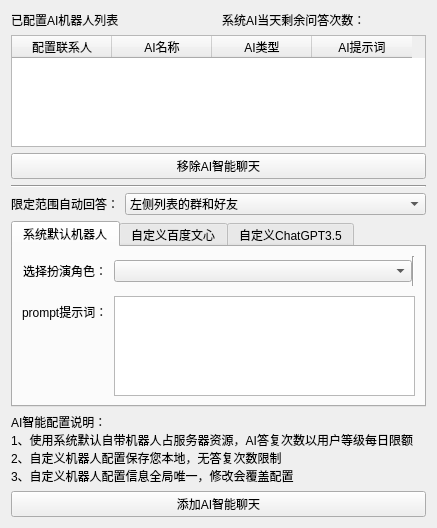
<?xml version="1.0" encoding="UTF-8"?>
<ui version="4.0">
 <class>Form</class>
 <widget class="QWidget" name="Form">
  <property name="geometry">
   <rect>
    <x>0</x>
    <y>0</y>
    <width>437</width>
    <height>528</height>
   </rect>
  </property>
  <property name="windowTitle">
   <string>Form</string>
  </property>
  <property name="autoFillBackground">
   <bool>false</bool>
  </property>
  <property name="styleSheet">
   <string notr="true"/>
  </property>
  <layout class="QVBoxLayout" name="verticalLayout_3">
   <item>
    <layout class="QVBoxLayout" name="verticalLayout" stretch="0,0,0">
     <item>
      <layout class="QHBoxLayout" name="horizontalLayout_3">
       <item>
        <widget class="QLabel" name="key_count_label">
         <property name="sizePolicy">
          <sizepolicy hsizetype="Preferred" vsizetype="Minimum">
           <horstretch>0</horstretch>
           <verstretch>0</verstretch>
          </sizepolicy>
         </property>
         <property name="styleSheet">
          <string notr="true"/>
         </property>
         <property name="text">
          <string>已配置AI机器人列表</string>
         </property>
        </widget>
       </item>
       <item>
        <widget class="QLabel" name="limit_label">
         <property name="text">
          <string>系统AI当天剩余问答次数：</string>
         </property>
        </widget>
       </item>
      </layout>
     </item>
     <item>
      <widget class="QTableWidget" name="hisTableWidget">
       <property name="sizePolicy">
        <sizepolicy hsizetype="Expanding" vsizetype="Expanding">
         <horstretch>0</horstretch>
         <verstretch>0</verstretch>
        </sizepolicy>
       </property>
       <property name="minimumSize">
        <size>
         <width>100</width>
         <height>0</height>
        </size>
       </property>
       <column>
        <property name="text">
         <string>配置联系人</string>
        </property>
       </column>
       <column>
        <property name="text">
         <string>AI名称</string>
        </property>
       </column>
       <column>
        <property name="text">
         <string>AI类型</string>
        </property>
       </column>
       <column>
        <property name="text">
         <string>AI提示词</string>
        </property>
       </column>
      </widget>
     </item>
     <item>
      <widget class="QPushButton" name="delButton">
       <property name="text">
        <string>移除AI智能聊天</string>
       </property>
      </widget>
     </item>
    </layout>
   </item>
   <item>
    <widget class="Line" name="line">
     <property name="sizePolicy">
      <sizepolicy hsizetype="Expanding" vsizetype="Fixed">
       <horstretch>0</horstretch>
       <verstretch>0</verstretch>
      </sizepolicy>
     </property>
     <property name="minimumSize">
      <size>
       <width>20</width>
       <height>2</height>
      </size>
     </property>
     <property name="styleSheet">
      <string notr="true">background-color: rgb(222, 222, 222);</string>
     </property>
     <property name="lineWidth">
      <number>1</number>
     </property>
     <property name="orientation">
      <enum>Qt::Horizontal</enum>
     </property>
    </widget>
   </item>
   <item>
    <layout class="QFormLayout" name="formLayout_2">
     <item row="0" column="0">
      <widget class="QLabel" name="label_3">
       <property name="text">
        <string>限定范围自动回答：</string>
       </property>
      </widget>
     </item>
     <item row="0" column="1">
      <widget class="QComboBox" name="range_comboBox">
       <item>
        <property name="text">
         <string>左侧列表的群和好友</string>
        </property>
       </item>
       <item>
        <property name="text">
         <string>全部群和好友</string>
        </property>
       </item>
      </widget>
     </item>
    </layout>
   </item>
   <item>
    <widget class="QTabWidget" name="tabWidget">
     <property name="currentIndex">
      <number>0</number>
     </property>
     <widget class="QWidget" name="tab_3">
      <attribute name="title">
       <string>系统默认机器人</string>
      </attribute>
      <layout class="QHBoxLayout" name="horizontalLayout">
       <item>
        <layout class="QFormLayout" name="formLayout">
         <property name="labelAlignment">
          <set>Qt::AlignCenter</set>
         </property>
         <property name="formAlignment">
          <set>Qt::AlignHCenter|Qt::AlignTop</set>
         </property>
         <property name="verticalSpacing">
          <number>10</number>
         </property>
         <item row="0" column="0">
          <widget class="QLabel" name="label_4">
           <property name="minimumSize">
            <size>
             <width>50</width>
             <height>0</height>
            </size>
           </property>
           <property name="text">
            <string>选择扮演角色：</string>
           </property>
          </widget>
         </item>
         <item row="0" column="1">
          <layout class="QHBoxLayout" name="horizontalLayout_4">
           <item>
            <widget class="QComboBox" name="sys_robot_comboBox"/>
           </item>
           <item>
            <widget class="Line" name="line_2">
             <property name="orientation">
              <enum>Qt::Vertical</enum>
             </property>
            </widget>
           </item>
          </layout>
         </item>
         <item row="1" column="0">
          <widget class="QLabel" name="label">
           <property name="text">
            <string>prompt提示词：</string>
           </property>
          </widget>
         </item>
         <item row="1" column="1">
          <widget class="QPlainTextEdit" name="default_prompt_plainTextEdit">
           <property name="maximumSize">
            <size>
             <width>16777215</width>
             <height>100</height>
            </size>
           </property>
           <property name="readOnly">
            <bool>true</bool>
           </property>
          </widget>
         </item>
        </layout>
       </item>
      </layout>
     </widget>
     <widget class="QWidget" name="tab_4">
      <attribute name="title">
       <string>自定义百度文心</string>
      </attribute>
      <layout class="QVBoxLayout" name="verticalLayout_5">
       <item>
        <layout class="QFormLayout" name="formLayout_3">
         <item row="0" column="0">
          <widget class="QLabel" name="label_6">
           <property name="text">
            <string>API Key：</string>
           </property>
          </widget>
         </item>
         <item row="0" column="1">
          <widget class="QLineEdit" name="wenxin_key_lineEdit">
           <property name="maxLength">
            <number>100</number>
           </property>
           <property name="placeholderText">
            <string>输入百度文心API Key</string>
           </property>
          </widget>
         </item>
         <item row="1" column="0">
          <widget class="QLabel" name="label_7">
           <property name="text">
            <string>Secret Key：</string>
           </property>
          </widget>
         </item>
         <item row="1" column="1">
          <widget class="QLineEdit" name="wenxin_secret_lineEdit">
           <property name="maxLength">
            <number>50</number>
           </property>
           <property name="placeholderText">
            <string>输入百度文心Secret Key</string>
           </property>
          </widget>
         </item>
         <item row="2" column="0">
          <widget class="QLabel" name="label_8">
           <property name="text">
            <string>prompt提示词：</string>
           </property>
          </widget>
         </item>
         <item row="2" column="1">
          <widget class="QLineEdit" name="wenxin_prompt_lineEdit">
           <property name="maxLength">
            <number>500</number>
           </property>
           <property name="readOnly">
            <bool>false</bool>
           </property>
           <property name="placeholderText">
            <string>角色设定，如你扮演名字叫做小白，你是一名IT技术人</string>
           </property>
          </widget>
         </item>
         <item row="3" column="1">
          <widget class="QPushButton" name="test_wenxin_pushButton">
           <property name="text">
            <string>检测配置，(默认提问：你是谁)</string>
           </property>
          </widget>
         </item>
        </layout>
       </item>
      </layout>
     </widget>
     <widget class="QWidget" name="tab_5">
      <attribute name="title">
       <string>自定义ChatGPT3.5</string>
      </attribute>
      <layout class="QVBoxLayout" name="verticalLayout_6">
       <item>
        <layout class="QFormLayout" name="formLayout_4">
         <item row="0" column="1">
          <widget class="QLineEdit" name="gpt3_base_url_lineEdit">
           <property name="placeholderText">
            <string>接口地址，如果你不知道这是干嘛的，就不要改</string>
           </property>
          </widget>
         </item>
         <item row="1" column="0">
          <widget class="QLabel" name="label_9">
           <property name="text">
            <string>API Key：</string>
           </property>
          </widget>
         </item>
         <item row="1" column="1">
          <widget class="QLineEdit" name="gpt3_key_lineEdit">
           <property name="maxLength">
            <number>100</number>
           </property>
           <property name="placeholderText">
            <string>填写你 ChatGPT 的 key</string>
           </property>
          </widget>
         </item>
         <item row="2" column="0">
          <widget class="QLabel" name="label_10">
           <property name="text">
            <string>代理proxy:</string>
           </property>
          </widget>
         </item>
         <item row="2" column="1">
          <widget class="QLineEdit" name="gpt3_proxy_lineEdit">
           <property name="maxLength">
            <number>50</number>
           </property>
           <property name="placeholderText">
            <string>f非必填，可以为空，或填国内代理，域名或IP:端口号</string>
           </property>
          </widget>
         </item>
         <item row="3" column="0">
          <widget class="QLabel" name="label_11">
           <property name="text">
            <string>prompt提示词：</string>
           </property>
          </widget>
         </item>
         <item row="3" column="1">
          <widget class="QLineEdit" name="gpt3_prompt_lineEdit">
           <property name="maxLength">
            <number>500</number>
           </property>
           <property name="readOnly">
            <bool>false</bool>
           </property>
           <property name="placeholderText">
            <string>角色设定，如 你是智能聊天机器人，你叫XX</string>
           </property>
          </widget>
         </item>
         <item row="4" column="1">
          <widget class="QPushButton" name="test_gpt3_pushButton">
           <property name="text">
            <string>检测配置，(默认提问：你是谁)</string>
           </property>
          </widget>
         </item>
         <item row="0" column="0">
          <widget class="QLabel" name="label_2">
           <property name="text">
            <string>API_BASE_URL:</string>
           </property>
          </widget>
         </item>
        </layout>
       </item>
      </layout>
     </widget>
    </widget>
   </item>
   <item>
    <widget class="QLabel" name="label_5">
     <property name="text">
      <string>AI智能配置说明：
1、使用系统默认自带机器人占服务器资源，AI答复次数以用户等级每日限额
2、自定义机器人配置保存您本地，无答复次数限制
3、自定义机器人配置信息全局唯一，修改会覆盖配置</string>
     </property>
     <property name="wordWrap">
      <bool>true</bool>
     </property>
    </widget>
   </item>
   <item>
    <layout class="QVBoxLayout" name="verticalLayout_2">
     <property name="spacing">
      <number>1</number>
     </property>
     <item>
      <layout class="QVBoxLayout" name="verticalLayout_4">
       <property name="spacing">
        <number>10</number>
       </property>
      </layout>
     </item>
     <item>
      <widget class="QPushButton" name="addBtn">
       <property name="text">
        <string>添加AI智能聊天</string>
       </property>
      </widget>
     </item>
    </layout>
   </item>
  </layout>
 </widget>
 <resources/>
 <connections/>
</ui>
